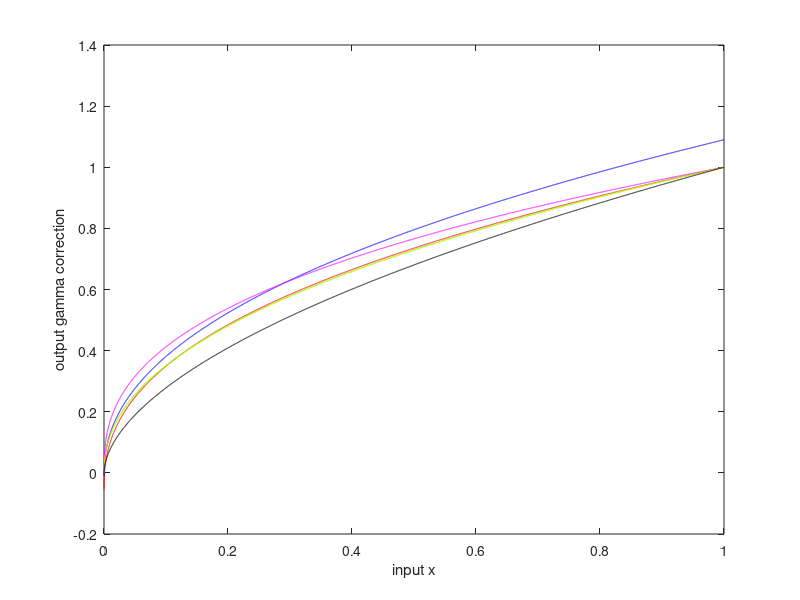

Reproduce this figure in MATLAB.
% disppaly different color space gamma curve
% red curve for sRGB/Display-P3
% green curve for Adobe RGB (1998)
% blue curve for BT.709/Rec2020/BT.2020
% magenta curve for DCI-P3
% yellow curve for Wide Gamut RGB
% black curve for ProPhoto RGB

x=linspace(0,1,10000);
%gamma sRGB %Display-P3
if x<0.0031308
    gamma_sRGB=12.92*x;
else
    gamma_sRGB=1.055*x.^(1/2.4)-0.055;
end

%gamma  Adobe RGB (1998)
gamma_adobe_RGB=x.^(1/2.19921875);

%ITU 709 gamma %Rec2020/BT.2020
if x<0.018
    gamma_709=4.5*x;
else
    gamma_709=1.099*x.^(0.45)-0.009;
end

%DCI-P3
gamma_DCI_P3=x.^(1/2.6);

%Wide Gamut RGB
gamma_Wide_Gamut_RGB=x.^(1/2.2);

%ProPhoto RGB
gamma_ProPhoto_RGB=x.^(1/1.8);

figure,
plot(x,gamma_sRGB,'r',x,gamma_adobe_RGB,'g',x,gamma_709,'b',x,gamma_DCI_P3,'m',x,gamma_Wide_Gamut_RGB,'y',x,gamma_ProPhoto_RGB,'k');
xlabel('input x');
ylabel('output gamma correction');
